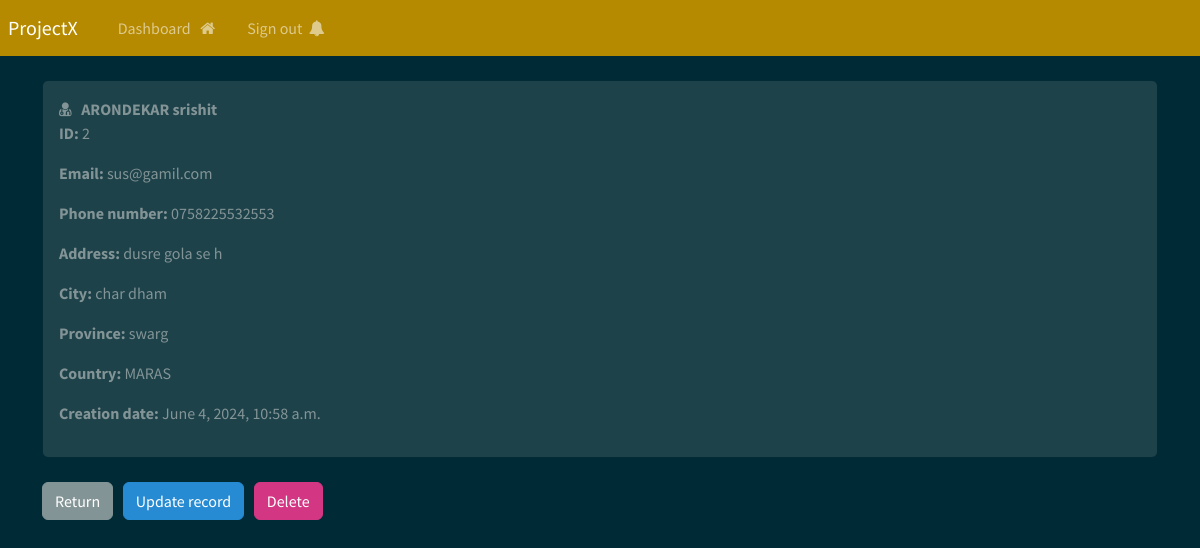
The page /record/2 (signed in) on the database its author committed.
### webapp/models.py (models this page shows, shortened)
class Record(models.Model):
    creation_date = models.DateTimeField(auto_now_add=True)
    first_name = models.CharField(max_length=100)
    last_name = models.CharField(max_length=100)
    email = models.CharField(max_length=255)
    phone = models.CharField(max_length=20)
    address = models.CharField(max_length=300)
    city = models.CharField(max_length=255)
    province = models.CharField(max_length=200)
    country = models.CharField(max_length=125)

### webapp/views.py (the view)
# urls.py: path('record/<int:pk>', views.singular_record, name="record"),
@login_required(login_url='my-login')
def singular_record(request, pk):
    all_records = Record.objects.get(id=pk)
    context = {'record':all_records}
    return render(request, 'webapp/view-record.html', context=context)

### webapp/templates/webapp/view-record.html (shortened to what this page needs)
{% extends 'webapp/base.html' %}
{% block content %}
    <div class="card">
        <div class="card-body">
            <i class="fa fa-user-md" aria-hidden="true"></i> &nbsp;
            <strong>
                {{record.last_name|upper}}
                {{record.first_name}}
            </strong>
            <p> <strong> ID: </strong> {{record.id}} </p>
            <p> <strong> Email: </strong> {{record.email}} </p>
            <p> <strong> Phone number: </strong> {{record.phone}} </p>
            <p> <strong> Address: </strong> {{record.address}} </p>
            <p> <strong> City: </strong> {{record.city}} </p>
            <p> <strong> Province: </strong> {{record.province}} </p>
            <p> <strong> Country: </strong> {{record.country}} </p>
            <p> <strong> Creation date: </strong> {{record.creation_date}} </p>
        </div>
    </div>
    <br>
    <a href="{% url 'dashboard' %}" class="btn btn-secondary"> Return  </a>
    <a href="{% url 'update-record' record.id %}" class="btn btn-info"> Update record </a>
    <a href="{% url 'delete-record' record.id %}" class="btn btn-danger"> Delete </a>
{% endblock %}

### rows shown on the page
Record: last_name "ARONDEKAR", first_name "srishit", id "2", email "sus@gamil.com", phone "0758225532553", address "dusre gola se h", city "char dham", province "swarg", country "MARAS", creation_date "June 4, 2024, 10:58 a.m."
